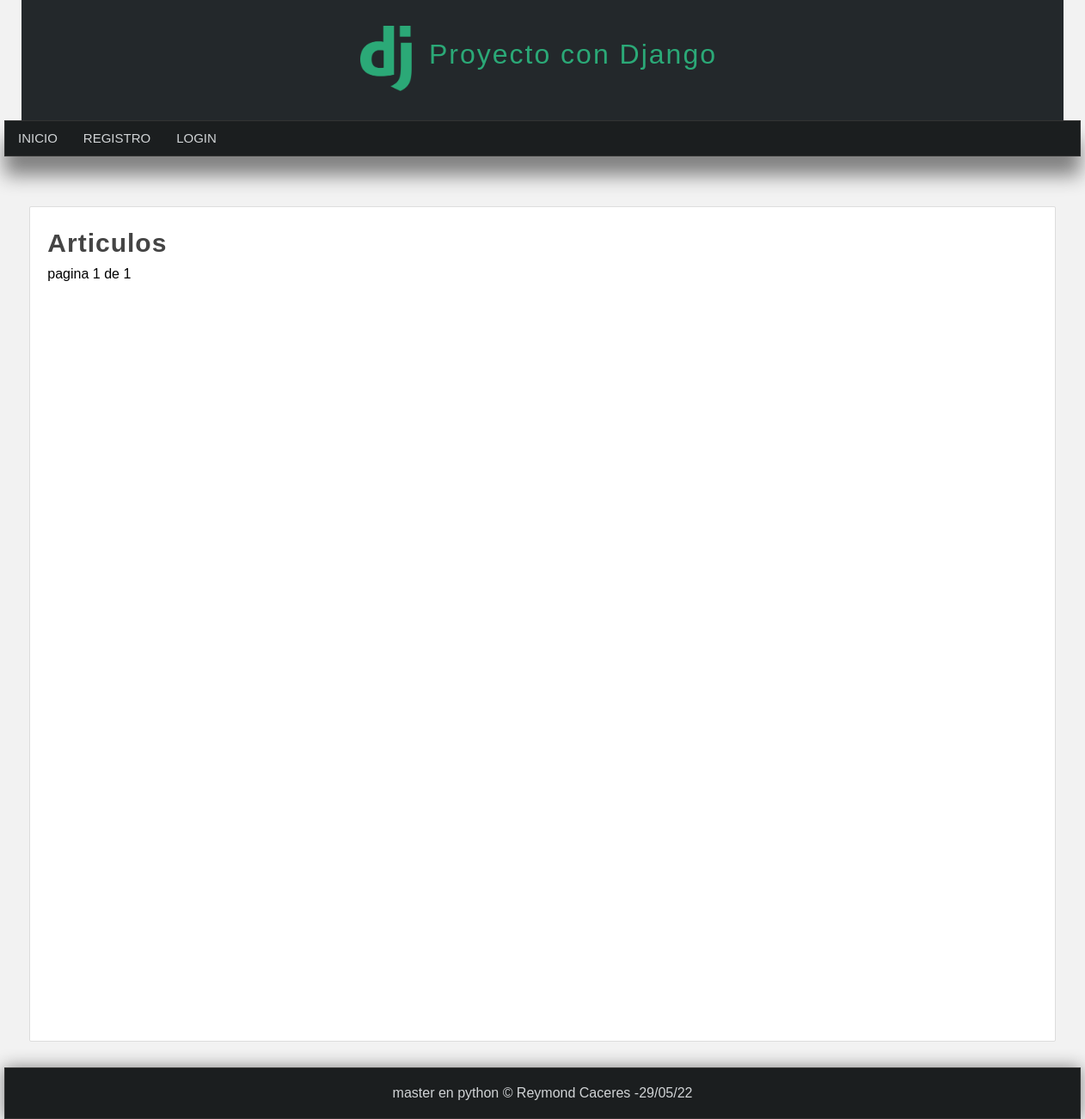
The app's page /articulos/, older data.
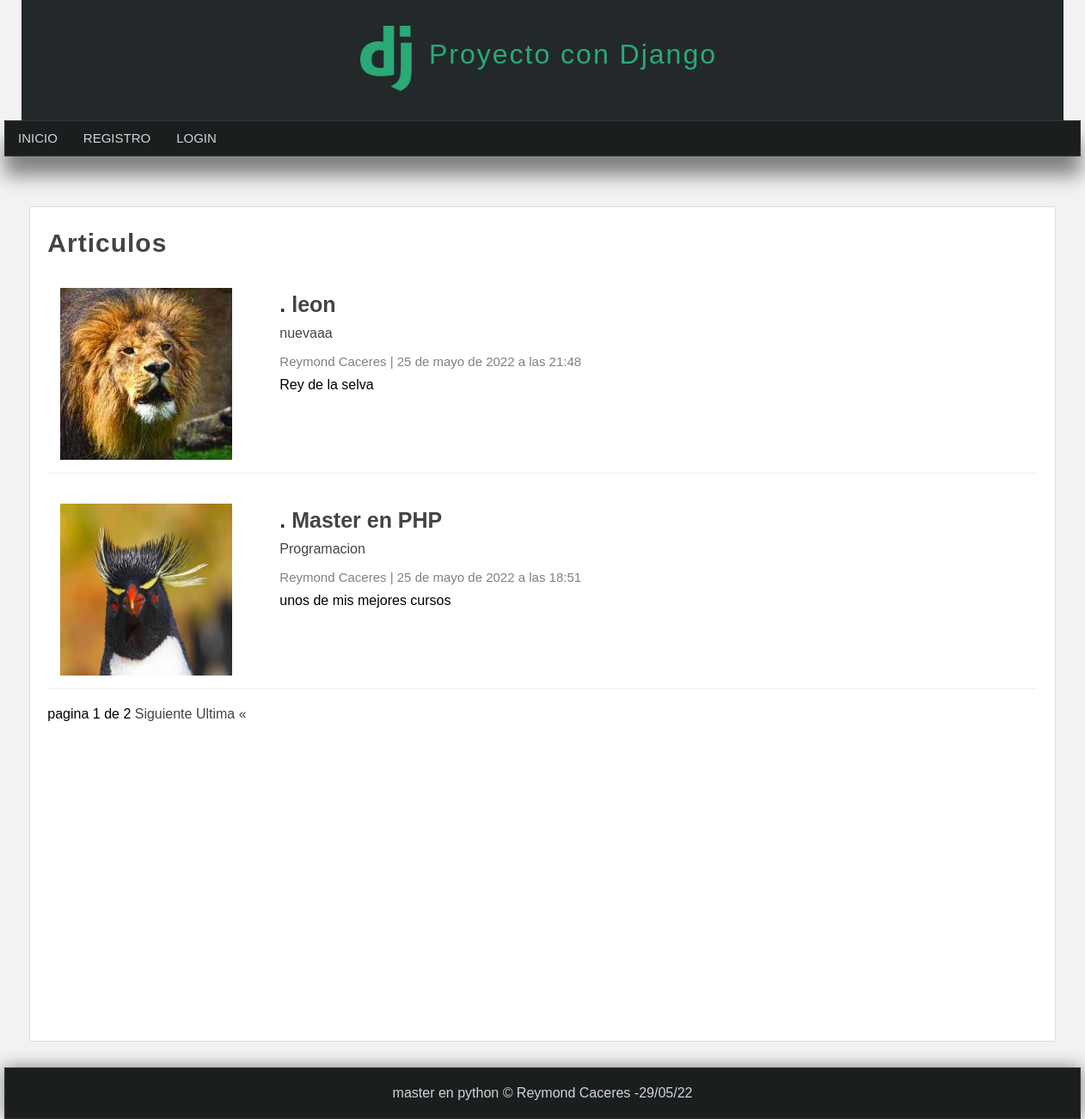
The same page, newer data.
### blog/models.py (models this page shows, shortened)
class Article(models.Model):
    title = models.CharField(max_length=150, verbose_name='titulo')
    content = RichTextField(verbose_name='Contenido')
    image = models.ImageField(default='null', verbose_name='imagen', upload_to="articles")
    public = models.BooleanField(verbose_name='¿publicado?')
    user = models.ForeignKey(User, editable=False, verbose_name='Usuario', on_delete=models.CASCADE)
    categories = models.ManyToManyField(Category, verbose_name='categorias', blank =True, related_name="articles")
    create_at = models.DateTimeField(auto_now_add=True, verbose_name='creado el')
    update_at = models.DateTimeField(auto_now_add=True, verbose_name='edito el')
    class Meta:
        verbose_name = 'Articulo'
        verbose_name_plural = 'Articulos'
        ordering = ['-create_at']

class Category(models.Model):
    name = models.CharField(max_length=100, verbose_name="Nombre")
    description = models.CharField(max_length=255, verbose_name='descripcion')
    create_at = models.DateTimeField(auto_now_add=True, verbose_name='creado el')
    class Meta:
        verbose_name = 'categoria'
        verbose_name_plural = 'categorias'

### blog/views.py (the view)
# urls.py: path('articulos/', views.list, name="list_articles"),
def list(request):
    articles = Article.objects.all()
    paginator = Paginator(articles, 2)
    page = request.GET.get('page')
    page_articles = paginator.get_page(page)
    return render(request, 'articles/list.html', {
        'title':'Articulos',
        'articles': page_articles
    })

### blog/processor.py (called while the page is built)
def get_categories(request):
    categories_in_use = Article.objects.filter(public=True).values_list('categories', flat=True)
    categories = Category.objects.filter(id__in=categories_in_use).values_list('id', 'name' )
    return {
        'categories': categories,
        'ids': categories_in_use
    }

### pages/context_processor.py (called while the page is built)
def get_pages(request):
    pages = Page.objects.filter(visible=True).order_by('order').values_list('id', 'title', 'slug' )
    return {
        'pages': pages
    }

### blog/templates/articles/list.html (shortened to what this page needs)
{% extends 'mainapp/layouts/layout.html' %}
{% block content %}
    <h1 class="title">{{title}}</h1>
    {% include 'articles/articles.html' %}
    {% include 'articles/pagination.html' %}
{% endblock%}

### blog/templates/articles/articles.html (shortened to what this page needs)
{% for article in articles %}
    <article class="article-item">
        {% if article.image != 'null' and article.image.url|length >= 1 %}
            <div class="image">
                <img src="{{article.image.url}}"/>
            </div>
        {% endif %}
        <div class="data">
            <h2>.
                <a href="{% url 'article'  article.id %}">
                     {{article.title}}
                </a>
            </h2>
            <p>
                {% for category in article.categories.all %}
                   <a href="{% url 'category' category.id %}"> {{category.name}}</a>
                {% endfor %}
            </p>
            <span class="date">
                {{article.user.first_name}} {{article.user.last_name}}
                |
                {{article.create_at}}
            </span>
            <p>
                {{article.content|safe}}
            </p>
        </div>
    </article>
    {% endfor %}

Row changes from the older to the newer data that the page shows:
added Article: image (picture), title "leon", user.first_name "Reymond", user.last_name "Caceres", create_at "25 de mayo de 2022 a las 21:48", content "Rey de la selva"
added Category: name "nuevaaa", shown under "leon"
added Article: image (picture), title "Master en PHP", user.first_name "Reymond", user.last_name "Caceres", create_at "25 de mayo de 2022 a las 18:51", content "unos de mis mejores cursos"
added Category: name "Programacion", shown under "Master en PHP"
Text that changed along with them:
{{ articles.paginator.num_pages }}: "1" → "2"
text now shown: "Siguiente Ultima «"
